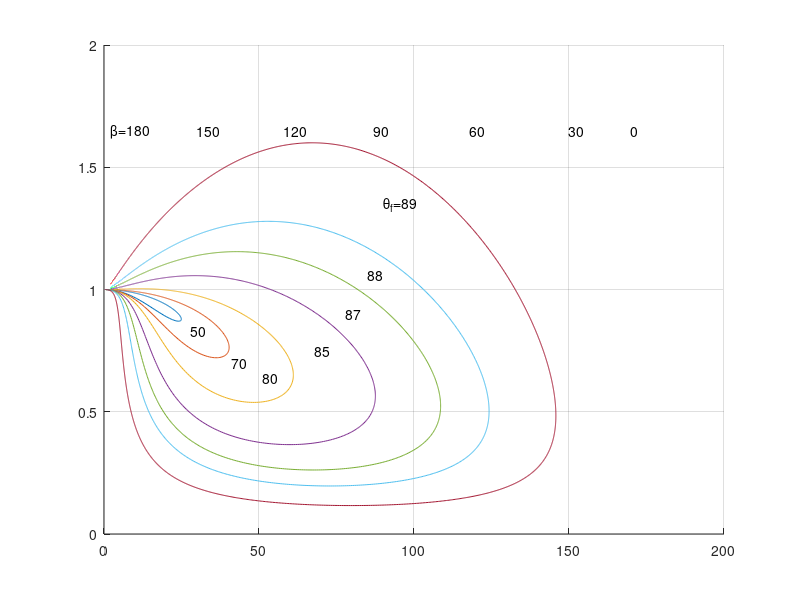
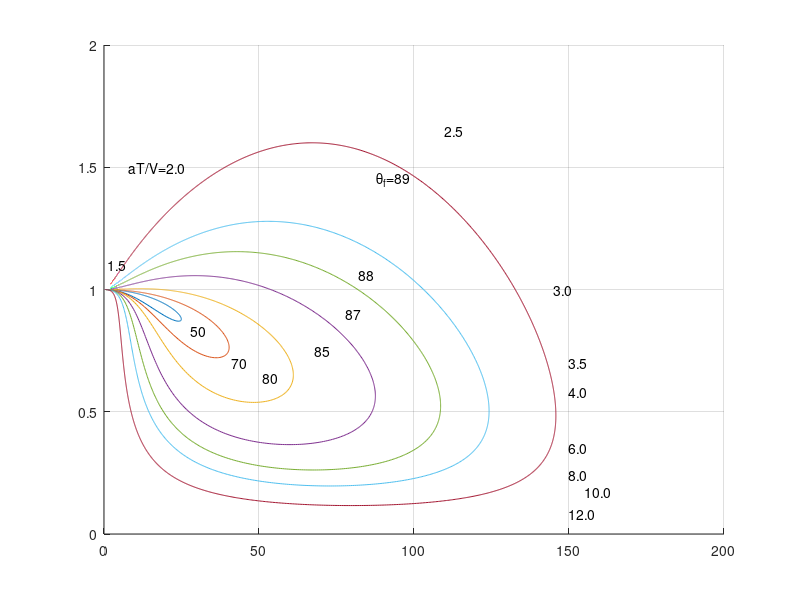

These charts were generated, in order, by the following MATLAB code:
 % Script p7_3_6a.m; TDP for min tf rendezvous at origin;
 % optimal paths in (V^2/2ar, gamma) space; 1/97, 7/17/02
 %
c=pi/180; thb1=c*[50 70 80 85 87 88 89]; N=5001; 
t=[0:.1:500]; un=ones(1,N);
for i=1:7,
 thb0=thb1(i); b=atan(un*tan(thb0)-t);   
 u=un*asinh(tan(thb0))-asinh(tan(b));
 v=un*sec(thb0)-sec(b); x=v-tan(b).*u;
 y=(.5)*(sec(thb0).*t-tan(b).*v-u);
 V=sqrt(u.^2+v.^2); r=sqrt(x.^2+y.^2);
 Vn=V./sqrt(2*r); ga=atan2(u.*y-v.*x,u.*x+v.*y);
 figure(1); hold on; plot(ga/c,Vn); 
 figure(2); hold on; plot(ga/c,Vn);
end
%
figure(1); hold off; grid 
text(2,1.65,'\beta=180'); text(30,1.65,'150')
text(58,1.65,'120'); text(87,1.65,'90')
text(118,1.65,'60'); text(150,1.65,'30')
text(170,1.65,'0')
text(90,1.35,'\theta_f=89'); text(85,1.06,'88')
text(78,.9,'87'); text(68,.75,'85')
text(51,.64,'80'); text(41,.7,'70')
text(28,.83,'50')
%
figure(2); hold off; grid 
text(88,1.45,'\theta_f=89'); text(82,1.06,'88')
text(78,.9,'87'); text(68,.75,'85')
text(51,.64,'80'); text(41,.7,'70')
text(28,.83,'50')
text(8,1.5,'aT/V=2.0'); text(110,1.65,'2.5')
text(145,1,'3.0'); text(150,.7,'3.5')
text(150,.58,'4.0'); text(150,.35,'6.0')
text(150,.24,'8.0'); text(155,.17,'10.0')
text(150,.08,'12.0'); text(1,1.1,'1.5')
	
